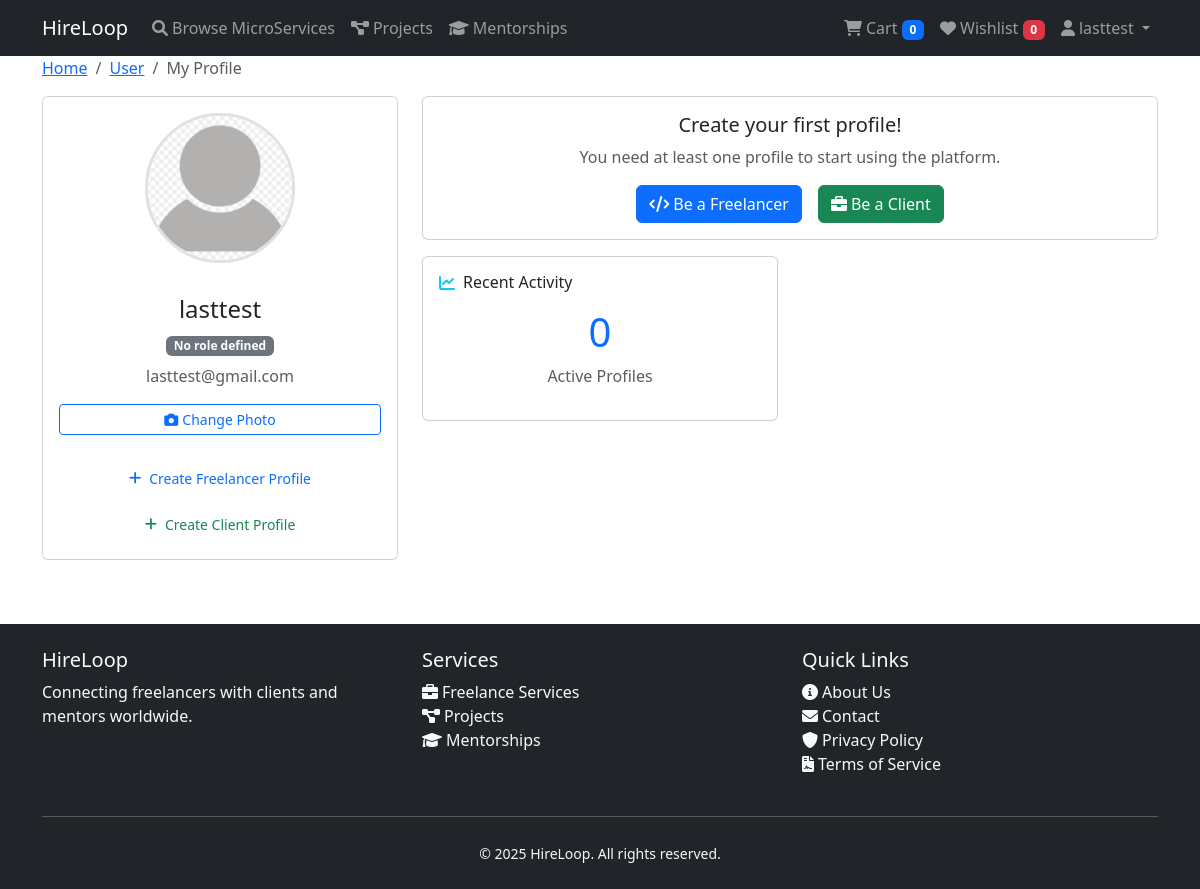
Page /core/profile/ (signed in) on the earlier database version.
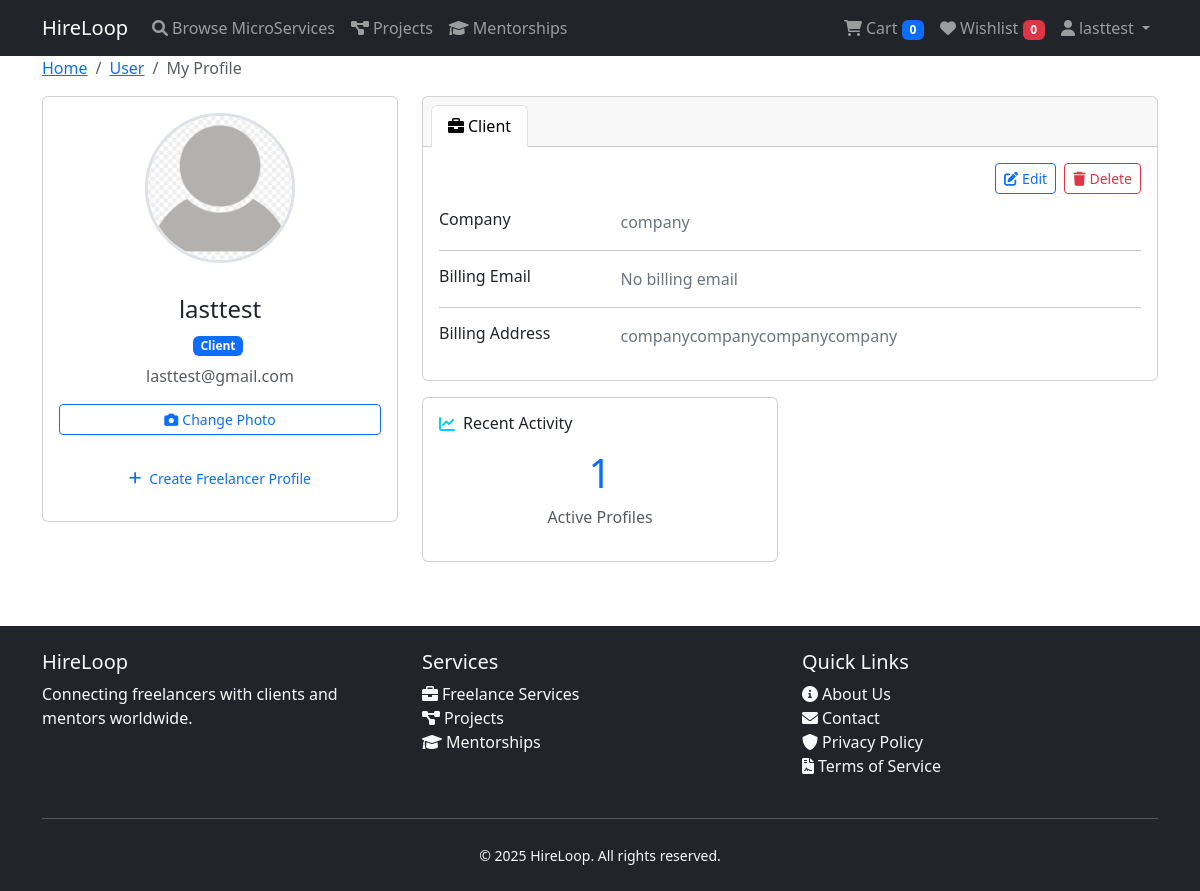
Same page on the later database version.
### core/models.py (models this page shows, shortened)
class User(AbstractUser):
    id = models.UUIDField(primary_key=True, default=uuid.uuid4, editable=False)
    email = models.EmailField(unique=True)
    profile_image = models.ImageField(
        upload_to='profiles/',
        blank=True,
        null=True,
        help_text="Upload a profile image",
    )
    USERNAME_FIELD = 'username'
    REQUIRED_FIELDS = ['email']
    def get_roles(self):
        roles = []
        if hasattr(self, 'freelancer_profile'):
            roles.append('Freelancer')
        if hasattr(self, 'client_profile'):
            roles.append('Client')
        return roles

class ClientProfile(models.Model):
    id = models.UUIDField(primary_key=True, default=uuid.uuid4, editable=False)
    user = models.OneToOneField(User, on_delete=models.CASCADE, related_name='client_profile')
    company = models.CharField(max_length=100, blank=True)
    billing_address = models.TextField(blank=True)
    billing_email = models.EmailField(blank=True)
    created_at = models.DateTimeField(auto_now_add=True)
    updated_at = models.DateTimeField(auto_now=True)

### core/views/profile_views.py (the view, shortened to what this page needs)
# urls.py: path('profile/', ProfileDetailView.as_view(), name='profile_detail'),
class ProfileDetailView(LoginRequiredMixin, TemplateView):
    template_name = 'core/multi_profile_detail.html'
    def __init__(self, *args, **kwargs):
        super().__init__(*args, **kwargs)
        self.profile_service = ProfileService()
        self.context_provider = ProfileContextProvider(self.profile_service)
        self.action_dispatcher = ActionDispatcher(self.profile_service)
    def get_context_data(self, **kwargs):
        context = super().get_context_data(**kwargs)
        profile_context = self.context_provider.get_context_data(self.request.user)
        context.update(profile_context)
        return context

### core/templates/core/multi_profile_detail.html (shortened to what this page needs)
{% extends "base.html" %}
{% load static %}
{% block content %}
<div class="container">
    <div class="main-body">
        <nav aria-label="breadcrumb" class="main-breadcrumb">
            <ol class="breadcrumb">
                <li class="breadcrumb-item"><a href="">Home</a></li>
                <li class="breadcrumb-item"><a href="javascript:void(0)">User</a></li>
                <li class="breadcrumb-item active" aria-current="page">My Profile</li>
            </ol>
        </nav>
        <div class="row gutters-sm">
            <div class="col-md-4 mb-3">
                <div class="card">
                    <div class="card-body">
                        <div class="d-flex flex-column align-items-center text-center">
                            <div class="profile-image-container mb-3">
                                <img src="{{ profile_image_url }}" alt="Profile" class="rounded-circle profile-image">
                            </div>
                            <div class="mt-3 w-100">
                                <h4>{{ user_profile.username }}</h4>
                                <div class="mb-2">
                                    {% for role in user_roles %}
                                    <span class="badge bg-primary me-1">{{ role|title }}</span>
                                    {% empty %}
                                    <span class="badge bg-secondary">No role defined</span>
                                    {% endfor %}
                                </div>
                                <p class="text-muted font-size-sm">{{ user_profile.email }}</p>
                                <div class="mb-3">
                                    <button class="btn btn-outline-primary btn-sm w-100 mb-2" data-bs-toggle="collapse"
                                        data-bs-target="#imageUploadForm">
                                        <i class="fas fa-camera me-1"></i>Change Photo
                                    </button>
                                </div>
                                {% if not has_freelancer %}
                                <a href="{% url 'core:freelancer_profile_create' %}"
                                    class="btn btn-outline-primary profile-action-btn mb-2">
                                    <i class="fas fa-plus me-2"></i>Create Freelancer Profile
                                </a>
                                {% endif %}
                                {% if not has_client %}
                                <a href="{% url 'core:client_profile_create' %}"
                                    class="btn btn-outline-success profile-action-btn">
                                    <i class="fas fa-plus me-2"></i>Create Client Profile
                                </a>
                                {% endif %}
                            </div>
                        </div>
                    </div>
                </div>
            </div>
            <div class="col-md-8">
                {% if user_roles %}
                <div class="card mb-3">
                    <div class="card-header">
                        <ul class="nav nav-tabs card-header-tabs" id="profileTabs" role="tablist">
                            {% if has_client %}
                            <li class="nav-item" role="presentation">
                                <button
                                    class="nav-link {% if primary_role == 'client' or not has_freelancer %}active{% endif %}"
                                    id="client-tab" data-bs-toggle="tab" data-bs-target="#client-content" type="button"
                                    role="tab">
                                    <i class="fas fa-briefcase me-1"></i>Client
                                </button>
                            </li>
                            {% endif %}
                        </ul>
                    </div>
                    <div class="tab-content" id="profileTabContent">
                        {% if has_client %}
                        <div class="tab-pane fade {% if primary_role == 'client' or not has_freelancer %}show active{% endif %}"
                            id="client-content" role="tabpanel">
                            <div class="card-body">
                                <div class="d-flex justify-content-end mb-3 gap-2">
                                    <button class="btn btn-outline-primary btn-sm" type="button"
                                        data-bs-toggle="collapse" data-bs-target="#editClientForm">
                                        <i class="fas fa-edit me-1"></i>Edit
                                    </button>
                                    <form method="post" style="display: inline;">
                                        <button type="submit" class="btn btn-outline-danger btn-sm"
                                            onclick="return confirm('Are you sure you want to delete your client profile? This action cannot be undone.')">
                                            <i class="fas fa-trash me-1"></i>Delete
                                        </button>
                                    </form>
                                </div>
                                <div class="row">
                                    <div class="col-sm-3">
                                        <h6 class="mb-0">Company</h6>
                                    </div>
                                    <div class="col-sm-9 text-secondary">
                                        {{ profiles.client.company|default:"No company registered" }}
                                    </div>
                                </div>
                                <hr>
                                <div class="row">
                                    <div class="col-sm-3">
                                        <h6 class="mb-0">Billing Email</h6>
                                    </div>
                                    <div class="col-sm-9 text-secondary">
                                        {{ profiles.client.billing_email|default:"No billing email" }}
                                    </div>
                                </div>
                                <hr>
                                <div class="row">
                                    <div class="col-sm-3">
                                        <h6 class="mb-0">Billing Address</h6>
                                    </div>
                                    <div class="col-sm-9 text-secondary">
                                        {{ profiles.client.billing_address|default:"No billing address"|linebreaks }}
                                    </div>
                                </div>
                            </div>
                        </div>
                        {% endif %}
                    </div>
                </div>
                {% else %}
                <div class="card mb-3">
                    <div class="card-body text-center">
                        <h5>Create your first profile!</h5>
                        <p class="text-muted">You need at least one profile to start using the platform.</p>
                        <div class="d-flex justify-content-center gap-3">
                            <a href="{% url 'core:freelancer_profile_create' %}" class="btn btn-primary">
                                <i class="fas fa-code me-1"></i>Be a Freelancer
                            </a>
                            <a href="{% url 'core:client_profile_create' %}" class="btn btn-success">
                                <i class="fas fa-briefcase me-1"></i>Be a Client
                            </a>
                        </div>
                    </div>
                </div>
                {% endif %}
                <div class="row gutters-sm">
                    <div class="col-sm-6 mb-3">
                        <div class="card h-100">
                            <div class="card-body">
                                <h6 class="d-flex align-items-center mb-3">
                                    <i class="fas fa-chart-line text-info me-2"></i>Recent Activity
                                </h6>
                                <div class="text-center">
                                    <div class="display-6 text-primary mb-2">{{ user_roles|length }}</div>
                                    <p class="text-muted">Active Profiles</p>
                                </div>
                            </div>
                        </div>
                    </div>
                </div>
            </div>
        </div>
    </div>
</div>
{% endblock %}

### templates/base.html (shortened to what this page needs)
<!DOCTYPE html>
<html lang="en">
<head>
    <link href="https://cdn.jsdelivr.net/npm/bootstrap@5.3.0/dist/css/bootstrap.min.css" rel="stylesheet">
    <link href="https://cdnjs.cloudflare.com/ajax/libs/font-awesome/6.0.0/css/all.min.css" rel="stylesheet">
</head>
<body>
    <nav class="navbar navbar-expand-lg navbar-dark bg-dark">
        <div class="container">
            <a class="navbar-brand" href="">HireLoop</a>
            <div class="collapse navbar-collapse" id="navbarNav">
                <ul class="navbar-nav me-auto">
                    <li class="nav-item">
                        <a class="nav-link" href="{% url 'microservices:microservices_list' %}">
                            <i class="fas fa-search me-1"></i>Browse MicroServices
                        </a>
                    </li>
                    <li class="nav-item">
                        <a class="nav-link" href="{% url 'projects:projects_list' %}">
                            <i class="fas fa-project-diagram me-1"></i>Projects
                        </a>
                    </li>
                    <li class="nav-item">
                        <a class="nav-link" href="{% url 'mentorship_session:session_list' %}">
                            <i class="fas fa-graduation-cap me-1"></i>Mentorships
                        </a>
                    </li>
                </ul>
                <ul class="navbar-nav">
                    {% if user.is_authenticated %}
                    <li class="nav-item">
                        <a class="nav-link" href="{% url 'cart:cart_list' %}">
                            <i class="fas fa-shopping-cart me-1"></i>Cart
                            <span class="badge bg-primary">{{ cart_count|default:0 }}</span>
                        </a>
                    </li>
                    <li class="nav-item">
                        <a class="nav-link" href="{% url 'cart:wishlist_list' %}">
                            <i class="fas fa-heart me-1"></i>Wishlist
                            <span class="badge bg-danger">{{ wishlist_count|default:0 }}</span>
                        </a>
                    </li>
                    <li class="nav-item dropdown">
                        <a class="nav-link dropdown-toggle" href="#" id="navbarDropdown" role="button"
                            data-bs-toggle="dropdown" aria-expanded="false">
                            <i class="fas fa-user me-1"></i>{{ user.username }}
                        </a>
                    </li>
                    {% endif %}
                </ul>
            </div>
        </div>
    </nav>
    <main>
        {% block content %}
        {% endblock %}
    </main>
    <footer class="bg-dark text-light mt-5 py-4">
        <div class="container">
            <div class="row">
                <div class="col-md-4">
                    <h5>HireLoop</h5>
                    <p>Connecting freelancers with clients and mentors worldwide.</p>
                </div>
                <div class="col-md-4">
                    <h5>Services</h5>
                    <ul class="list-unstyled">
                        <li><a href="" class="text-light text-decoration-none">
                                <i class="fas fa-briefcase me-1"></i>Freelance Services
                            </a></li>
                        <li><a href="" class="text-light text-decoration-none">
                                <i class="fas fa-project-diagram me-1"></i>Projects
                            </a></li>
                        <li><a href="" class="text-light text-decoration-none">
                                <i class="fas fa-graduation-cap me-1"></i>Mentorships
                            </a></li>
                    </ul>
                </div>
                <div class="col-md-4">
                    <h5>Quick Links</h5>
                    <ul class="list-unstyled">
                        <li><a href="#" class="text-light text-decoration-none">
                                <i class="fas fa-info-circle me-1"></i>About Us
                            </a></li>
                        <li><a href="#" class="text-light text-decoration-none">
                                <i class="fas fa-envelope me-1"></i>Contact
                            </a></li>
                        <li><a href="#" class="text-light text-decoration-none">
                                <i class="fas fa-shield-alt me-1"></i>Privacy Policy
                            </a></li>
                        <li><a href="#" class="text-light text-decoration-none">
                                <i class="fas fa-file-contract me-1"></i>Terms of Service
                            </a></li>
                    </ul>
                </div>
            </div>
            <hr class="my-4">
            <div class="text-center">
                <small>&copy; {% now "Y" %} HireLoop. All rights reserved.</small>
            </div>
        </div>
    </footer>
</body>
</html>

Differences in the rows shown:
added ClientProfile: client.company "company", client.billing_email "No billing email", client.billing_address "companycompanycompanycompany"
Other differences:
{{ user_roles|length }}: "0" → "1"
new list line: "Client"
text no longer shown: "No role defined Create Client Profile Create your first profile! You need at least one profile to start using the platform. Be a Freelancer Be a Client"
text now shown: "Client Edit Delete Company Billing Email Billing Address"
